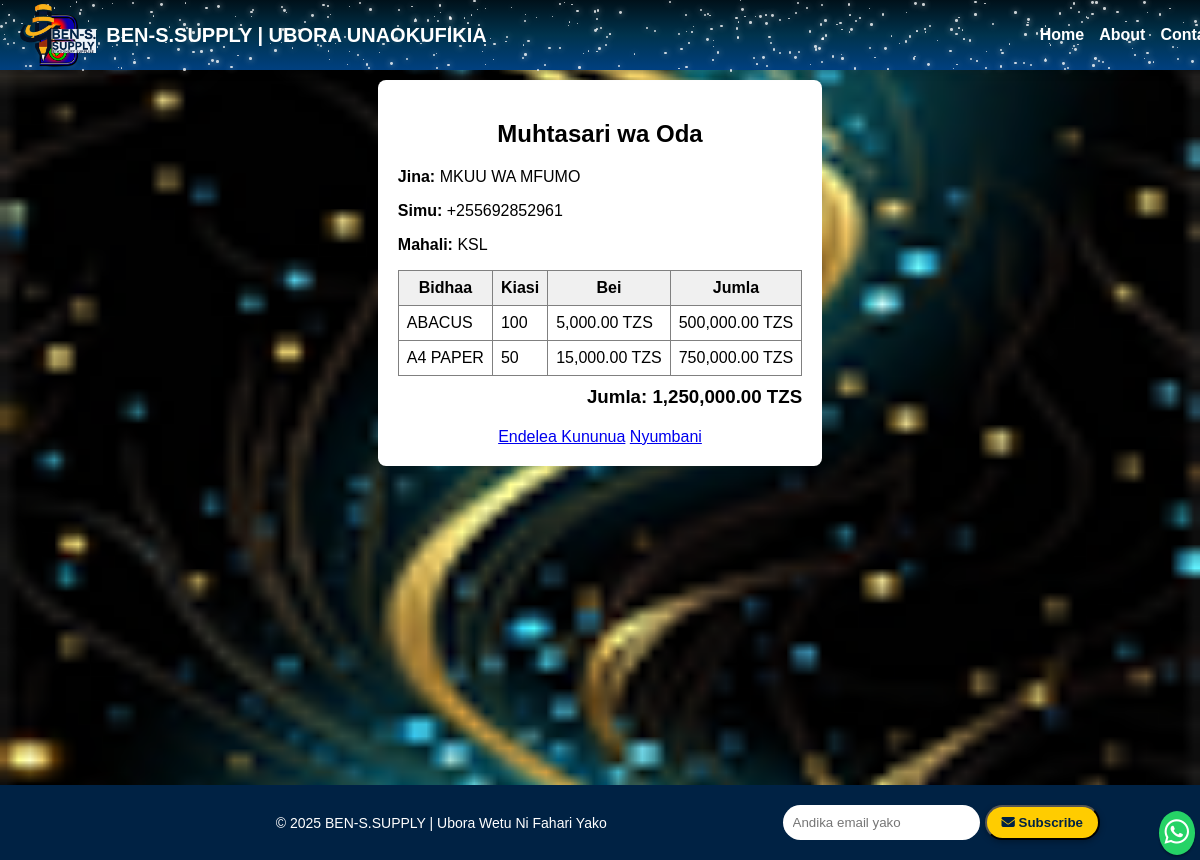
Page /order_summary/61 on the committed database.
### tables this page shows
CREATE TABLE orders (
            id INTEGER PRIMARY KEY AUTOINCREMENT,
            product_id INTEGER,
            customer_name TEXT,
            phone TEXT,
            address TEXT,
            quantity INTEGER
        , product_ids TEXT, status TEXT DEFAULT 'Pending', location TEXT NOT NULL DEFAULT '', order_date TEXT);

CREATE TABLE order_items (
                id INTEGER PRIMARY KEY AUTOINCREMENT,
                order_id INTEGER NOT NULL,
                product_id INTEGER,
                product_name TEXT,
                quantity INTEGER NOT NULL,
                price REAL NOT NULL,
                FOREIGN KEY(order_id) REFERENCES orders(id),
                FOREIGN KEY(product_id) REFERENCES products(id)
            );

### app.py (the view)
@app.route("/order_summary/<int:order_id>")
def order_summary(order_id):
    conn = get_db_connection()
    order = conn.execute("SELECT * FROM orders WHERE id=?", (order_id,)).fetchone()
    items_raw = conn.execute("SELECT product_name, quantity, price FROM order_items WHERE order_id=?", (order_id,)).fetchall()
    conn.close()
    if not order:
        flash("Order haipo!", "error")
        return redirect(url_for("home"))
    items = [dict(i) for i in items_raw]
    total = sum([i['quantity'] * i['price'] for i in items])
    return render_template("order_summary.html", order=dict(order), items=items, total=total)

### app.py (called while the page is built)
def get_db_connection():
    conn = sqlite3.connect(DB_FILE, timeout=10)
    conn.row_factory = sqlite3.Row
    return conn

@app.template_filter('currency_tzs')
def currency_tzs_format(value):
    try:
        return "{:,.2f} TZS".format(float(value))
    except (ValueError, TypeError):
        return value

### templates/order_summary.html (shortened to what this page needs)
{% extends "base.html" %}
{% block content %}
<div style="max-width: 800px; margin: auto; background: white; padding: 20px; border-radius: 8px; box-shadow: 0 0 8px rgba(0,0,0,0.1);">
    <h2 style="text-align:center;">Muhtasari wa Oda</h2>
    <p><strong>Jina:</strong> {{ order.customer_name }}</p>
    <p><strong>Simu:</strong> {{ order.phone }}</p>
    <p><strong>Mahali:</strong> {{ order.location }}</p>
    <table border="1" width="100%" cellpadding="8" cellspacing="0" style="border-collapse:collapse; margin-top:15px;">
        <thead style="background:#f0f0f0;">
            <tr>
                <th>Bidhaa</th>
                <th>Kiasi</th>
                <th>Bei</th>
                <th>Jumla</th>
            </tr>
        </thead>
        <tbody>
            {% for item in items %}
            <tr>
                <td>{{ item.product_name }}</td>
                <td>{{ item.quantity }}</td>
                <td>{{ item.price | currency_tzs }}</td>
                <td>{{ (item.quantity * item.price) | currency_tzs }}</td>
            </tr>
            {% endfor %}
        </tbody>
    </table>
    <h3 style="text-align:right; margin-top:10px;">Jumla: <strong>{{ total | currency_tzs }}</strong></h3>
    <div style="text-align:center; margin-top:20px;">
        <a href="{{ url_for('cart') }}" class="btn btn-success">Endelea Kununua</a>
        <a href="{{ url_for('home') }}" class="btn btn-primary">Nyumbani</a>
    </div>
</div>
{% endblock %}

### rows in the picture
orders: customer_name "MKUU WA MFUMO", phone "+255692852961", location "KSL"
order_items: product_name "ABACUS", quantity "100", price "5,000.00 TZS", (item.quantity*item.price)|currency_tzs "500,000.00 TZS"
order_items: product_name "A4 PAPER", quantity "50", price "15,000.00 TZS", (item.quantity*item.price)|currency_tzs "750,000.00 TZS"

### other values in the picture
{{ total | currency_tzs }} "1,250,000.00 TZS"
